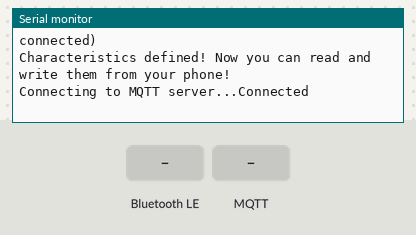
Simulated run of this sketch. Board: ESP32. On the bench: the last lines printed to the serial monitor. The inputs (shaded band) are chosen by the test bench. WiFi joins after 1.5 s; servers stay silent unless stated; no MQTT or app messages arrive unless stated; nothing arrives over Bluetooth unless stated; a phone connects over Bluetooth LE 3 s after start.

Above: at 2.7 s.
2.8 s: Bluetooth LE write "1" received
At 3.6 s:
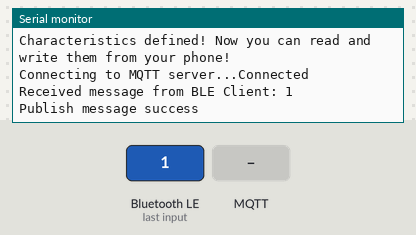
4.3 s: MQTT message "1" arrives on the first subscribed topic
At 5.5 s:
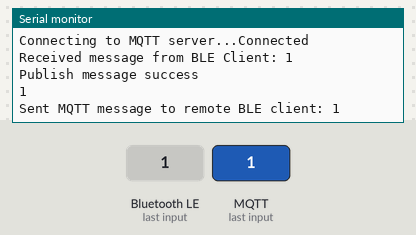
5.8 s: MQTT message "on" arrives on the first subscribed topic
At 6.9 s:
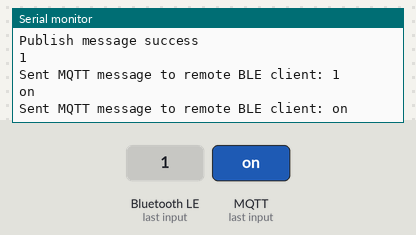
7.3 s: MQTT message "off" arrives on the first subscribed topic
At 8.1 s:
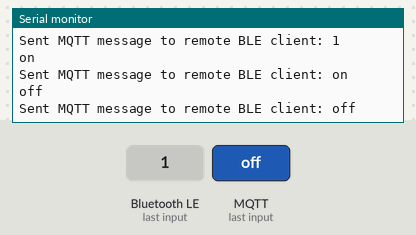

The sketch:

Server.ino
```cpp
#include <BLEDevice.h>
#include <BLEServer.h>
#include <BLE2902.h>
#include <WiFi.h>
#include <PubSubClient.h>

#include <WiFiManager.h>

WiFiClient wifi;
PubSubClient mqttClient(wifi);

const char* mqttServer = "test.mosquitto.org";
const int mqttPort = 1883;
const char* mqttClientId = "myClientIDs";

// WiFi credentials
//const char* ssid = "DARKMATTER";
//const char* password = "8848191317";

BLEServer* pServer = NULL;
BLECharacteristic* pCharacteristic = NULL;
BLECharacteristic* pRemoteCharacteristic = NULL; // New remote characteristic

bool deviceConnected = false;
bool oldDeviceConnected = false;

#define SERVICE_UUID        "4fafc201-1fb5-459e-8fcc-c5c9c331914b"
#define CHARACTERISTIC_UUID "beb5483e-36e1-4688-b7f5-ea07361b26a8"
#define REMOTE_CHARACTERISTIC_UUID "beb5483e-36e1-4688-b7f5-ea07361b26a9" // Unique UUID for the remote characteristic

class MyServerCallbacks : public BLEServerCallbacks {
  void onConnect(BLEServer* pServer) {
    deviceConnected = true;
    BLEDevice::startAdvertising();
  }

  void onDisconnect(BLEServer* pServer) {
    deviceConnected = false;
  }
};

class MyCharacteristicCallbacks : public BLECharacteristicCallbacks {
  void onWrite(BLECharacteristic* pCharacteristic) {
    std::string value = pCharacteristic->getValue();
    Serial.print("Received message from BLE Client: ");
    Serial.println(value.c_str());

    String topic = "UID123";
    if (mqttClient.connected()) {
      if (mqttClient.publish(topic.c_str(), value.c_str())) {
        Serial.println("Publish message success");
      } else {
        Serial.println("Publish message failed");
      }
    } else {
      Serial.println("MQTT client not connected");
    }
  }
};

void setup() {
  Serial.begin(115200);

  WiFiManager wm;
  bool res = wm.autoConnect("ModularIoT");

  if(!res) {
        Serial.println("Failed to connect");
        // ESP.restart();
    }
    else {
        //if you get here you have connected to the WiFi
        Serial.println("connected)");
    }

  BLEDevice::init("ESP32");

  pServer = BLEDevice::createServer();
  pServer->setCallbacks(new MyServerCallbacks());

  BLEService *pService = pServer->createService(SERVICE_UUID);

  pCharacteristic = pService->createCharacteristic(
    CHARACTERISTIC_UUID,
    BLECharacteristic::PROPERTY_READ |
    BLECharacteristic::PROPERTY_WRITE |
    BLECharacteristic::PROPERTY_NOTIFY |
    BLECharacteristic::PROPERTY_INDICATE
  );

  pCharacteristic->addDescriptor(new BLE2902());
  pCharacteristic->setCallbacks(new MyCharacteristicCallbacks());
  pCharacteristic->setValue("CharUUID");

  // Create a new remote characteristic to receive data from MQTT
  pRemoteCharacteristic = pService->createCharacteristic(
    REMOTE_CHARACTERISTIC_UUID,
    BLECharacteristic::PROPERTY_READ |
    BLECharacteristic::PROPERTY_WRITE |
    BLECharacteristic::PROPERTY_NOTIFY |
    BLECharacteristic::PROPERTY_INDICATE
  );
  pRemoteCharacteristic->addDescriptor(new BLE2902());
  pRemoteCharacteristic->setValue("RemoteChar UUID"); // Initialize with an empty value
  pService->start();

  BLEAdvertising *pAdvertising = BLEDevice::getAdvertising();
  pAdvertising->addServiceUUID(SERVICE_UUID);
  pAdvertising->setScanResponse(false);
  pAdvertising->setMinPreferred(0x0);
  BLEDevice::startAdvertising();
  Serial.println("Characteristics defined! Now you can read and write them from your phone!");

  mqttClient.setServer(mqttServer, mqttPort);
  mqttClient.setCallback(subscribeReceive);
  connectToMQTTServer();
}

void loop() {
  // Handle BLE server
  if (!deviceConnected && oldDeviceConnected) {
    delay(500);
    pServer->startAdvertising();
    Serial.println("Start advertising");
    oldDeviceConnected = deviceConnected;
  }

  if (deviceConnected && !oldDeviceConnected) {
    oldDeviceConnected = deviceConnected;
  }

  if (mqttClient.connected()) {
    mqttClient.loop();
  } else {
    reconnectToMQTTServer();
  }
}

void connectToMQTTServer() {
  while (!mqttClient.connected()) {
    Serial.print("Connecting to MQTT server...");
    if (mqttClient.connect(mqttClientId)) {
      Serial.println("Connected");
      mqttClient.subscribe("UID123");
    } else {
      Serial.print("Failed, retrying in 5 seconds...");
      delay(5000);
    }
  }
}

void reconnectToMQTTServer() {
  if (!mqttClient.connected()) {
    Serial.println("MQTT connection lost. Reconnecting...");
    connectToMQTTServer();
  }
}

void subscribeReceive(char* topic, byte* payload, unsigned int length) {
  // Convert the MQTT payload to a string
  String mqttMessage = String((char*)payload, length);
  std::string mqttMessageStr = mqttMessage.c_str();

  Serial.println(mqttMessage.c_str());

  // Set the value of the remote characteristic with the received MQTT message
  pRemoteCharacteristic->setValue(mqttMessageStr);
  pRemoteCharacteristic->notify();
  Serial.println("Sent MQTT message to remote BLE client: " + mqttMessage);
}
```

Measured:
- after the input at 2.8 s, the serial monitor: prints a new line at once (image 1)
- after the input at 4.3 s, the serial monitor: prints a new line at once (image 2)
- after the input at 5.8 s, the serial monitor: prints a new line at once (image 3)
- after the input at 7.3 s, the serial monitor: prints a new line at once (image 4)
